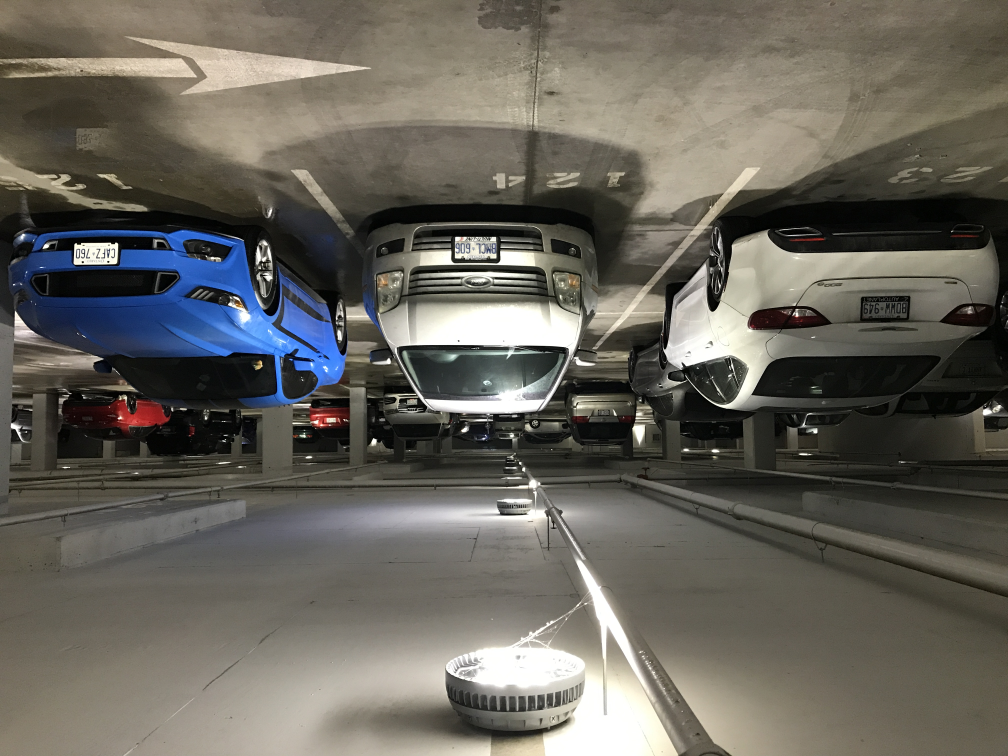
#> input picture sb_images/orig/IMG_9767.JPG, 4032 x 3024 px, found by its file name (shown at 1/4 size)
$ jupyter execute skimage_test_nb.ipynb   (shell and % lines are left out)   (older library calls are emulated)
#> lines starting #> are read from the running program, lines starting #| are printed output that depends on the picture; after the words box and inside, x2 and y2 are one past the last pixel; in counts of white or black regions, pixels touching at a corner belong together
[cell 1]
#imports

import os
import sys

from PIL import Image
import numpy as np
import skimage
from skimage import io, color, filters, feature
import matplotlib.pyplot as plt

[cell 2]
#Constants:
#data wd:
WD = '/Users/nikhilarora/data/fydp/sb_images'

[cell 3]
skimage.__version__

[cell 4]
def rev_img(img):
    """reverse img"""
    rev_img = []
    for item in reversed(img):
        rev_img.append(item)
    return np.asarray(rev_img)

def rgb_2_gray(img):
    """converts rgb to grayscale"""
    return np.uint8(color.rgb2gray(img) * 255)

[cell 5]
# grab the image and apply required transformations:
img_car = io.imread(os.path.join(WD + '/IMG_9767.JPG'))
#> img_car is the input picture: shape (3024, 4032, 3); mean R, G, B 102.5, 99.7, 91.9
img_ncar = io.imread(WD + '/IMG_9769.JPG')
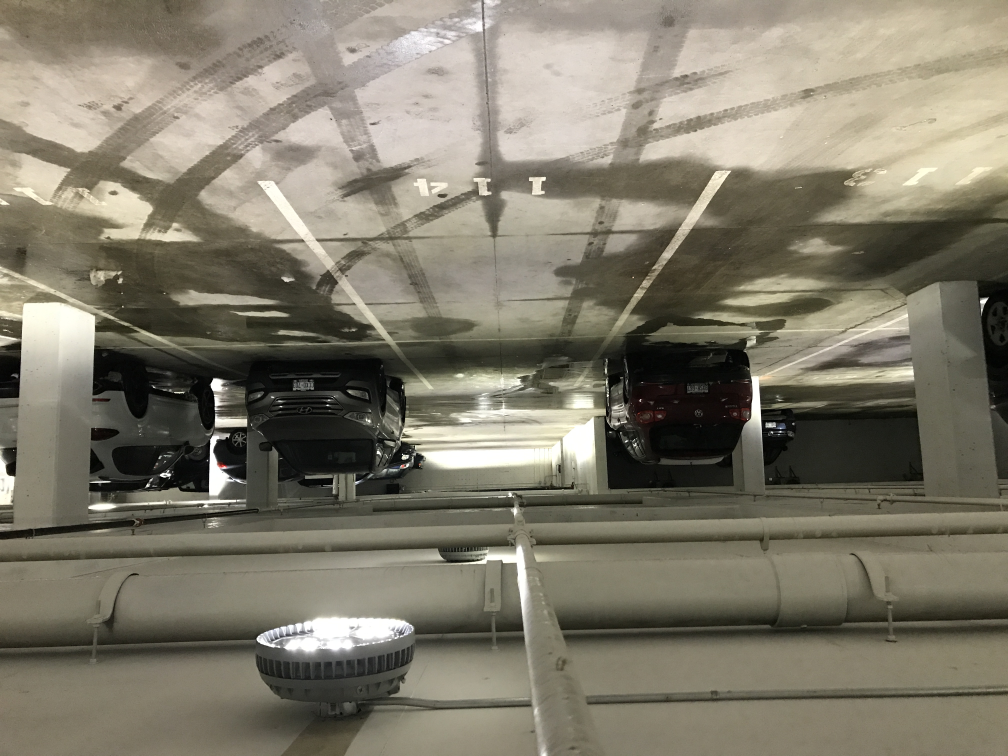
#> input picture sb_images/orig/IMG_9769.JPG, 4032 x 3024 px, found by its file name (shown at 1/4 size)
#> img_ncar is the input picture: shape (3024, 4032, 3); mean R, G, B 127.2, 122.1, 106.4

img_car = rev_img(img_car) #reverse image
#> after the loop in rev_img, `for item in reversed(img):`: rev_img = 3024 items
img_car_gs = rgb_2_gray(img_car) #grey out image
img_ncar = rev_img(img_ncar) #reverse image
img_ncar_gs = rgb_2_gray(img_ncar) #grey out image
#> in rgb_2_gray (call 2), `return np.uint8(color.rgb2gray(img) * 255)`:
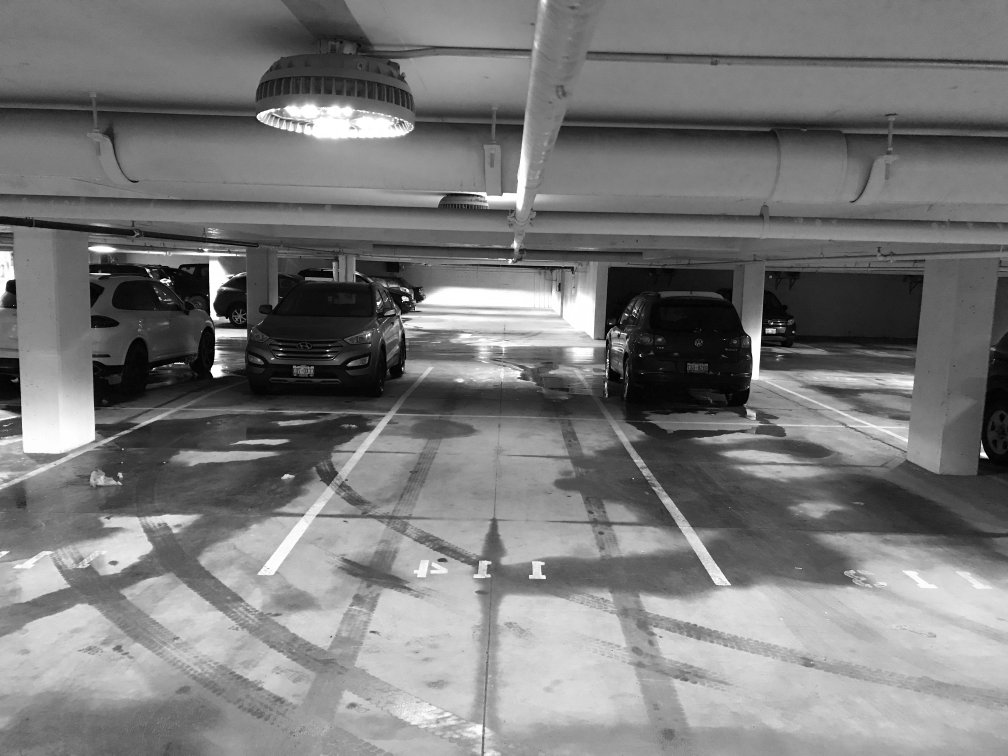
#> returned value: shape (3024, 4032) (shown at 1/4 size); min 0, max 255, mean 121.6

[cell 6]
#plot image:
plt.imshow(img_car)

[cell 7]
plt.imshow(img_ncar)

[cell 8]
#plot greyed out img:
plt.imshow(img_car_gs, cmap='gray')

[cell 9]
plt.imshow(img_ncar_gs, cmap='gray')

[cell 10]
img_copy = img_ncar_gs.copy()

[cell 11]
img_copy[img_ncar_gs < 130] = 0
print(img_copy.shape)
#| (3024, 4032)
print(img_copy)
#> (printed output is left out)
plt.imshow(img_copy, cmap='gray')

[cell 12]
plt.imshow(img_ncar_gs[2000:2500,750:1250][200:300,300:400],cmap='gray')
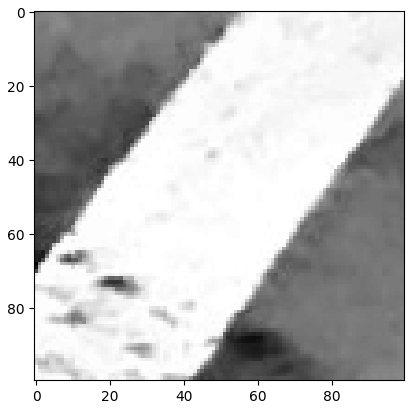
#> figure drawn by matplotlib, 1 panel

[cell 13]
# try to remove some noise using median filter:
img_ncar_denoised = skimage.filters.median(img_ncar_gs, selem=np.ones((5,5)))
plt.imshow(img_ncar_denoised, cmap='gray')

[cell 14]
# build edge map of img:

img_edges = skimage.feature.canny(img_ncar_gs, sigma=3)
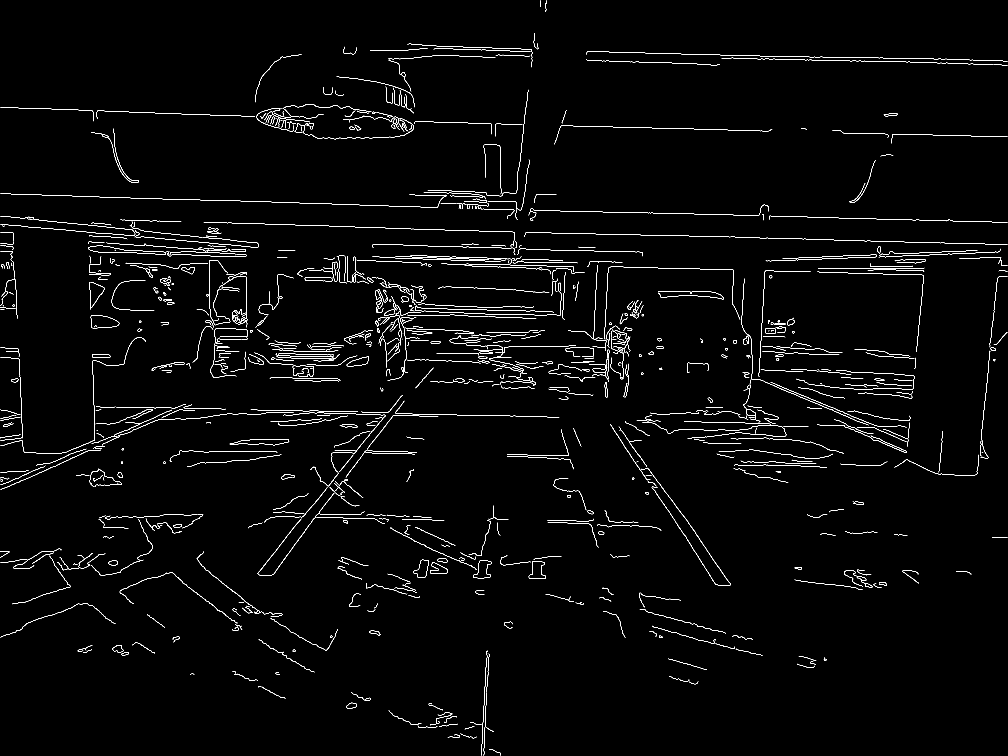
#> img_edges: shape (3024, 4032) bool (shown at 1/4 size); 1.1% white in thin lines or dots
plt.imshow(img_edges)

[cell 15]
mask = img_ncar_gs < 225
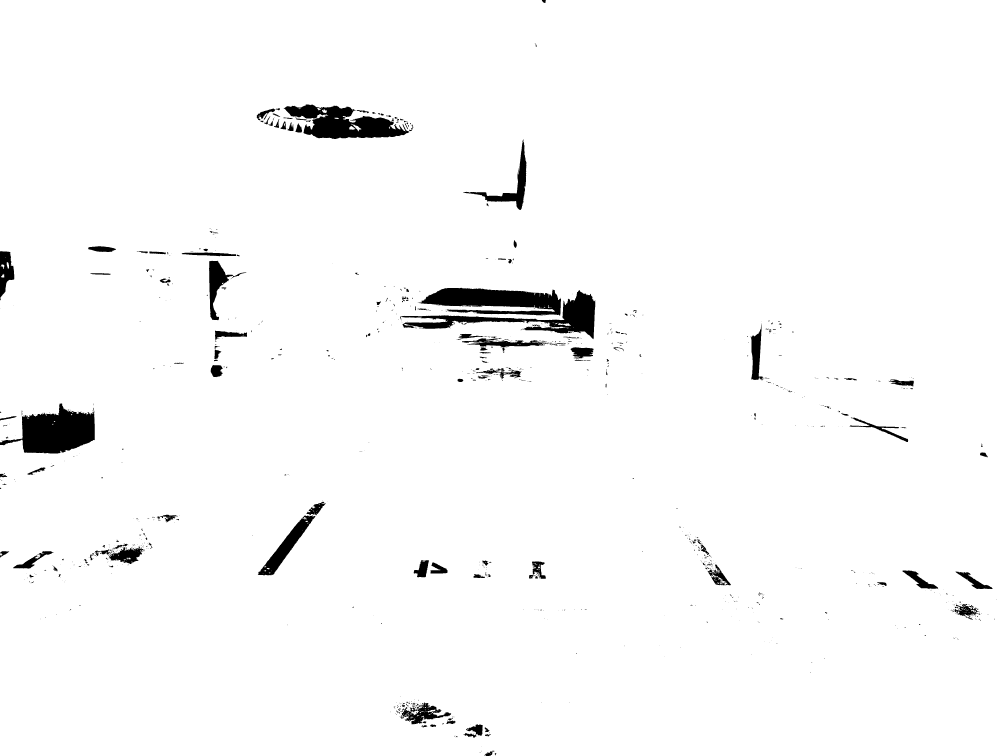
#> mask: shape (3024, 4032) bool (shown at 1/4 size); 97.6% white; 1054 black regions (806 under 20 px), largest, box (x1, y1, x2, y2) and area: (0, 1614, 379, 1814) 43503, (1671, 1151, 2244, 1263) 39629, (1135, 418, 1637, 556) 37062
img_ncar_gs[mask] = 0
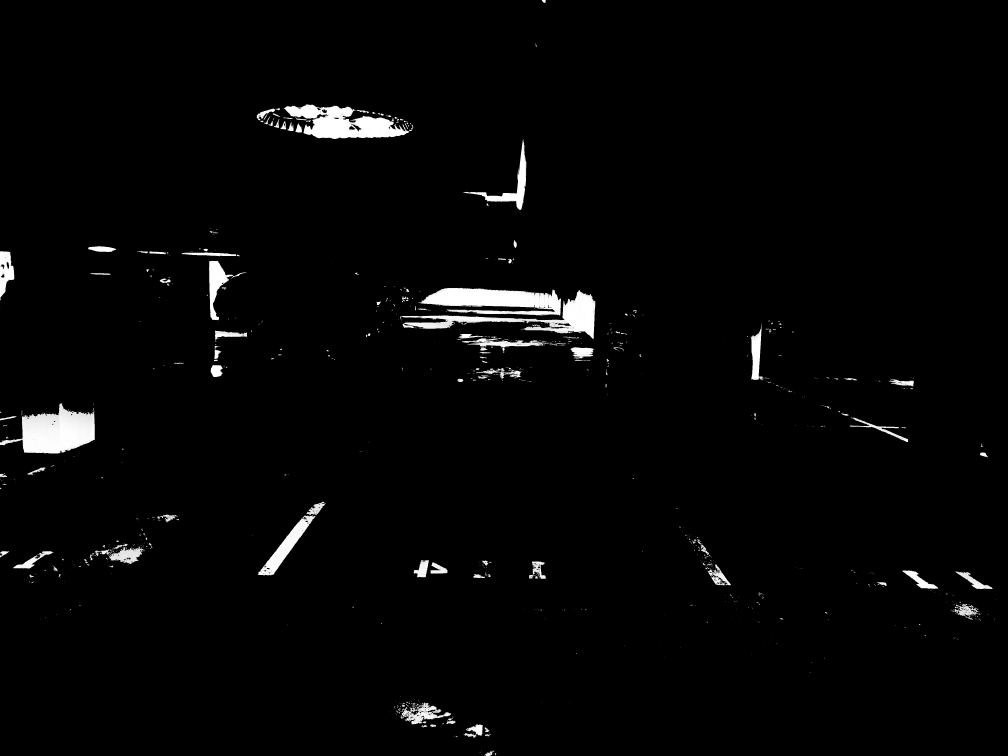
#> img_ncar_gs: shape (3024, 4032) (shown at 1/4 size); min 0, max 255, mean 5.8
plt.imshow(img_ncar_gs, cmap='gray')

[cell 16]
threshold_value = filters.threshold_otsu(img_car)
#> threshold_value = 111
threshold_value
#> Out = 111
